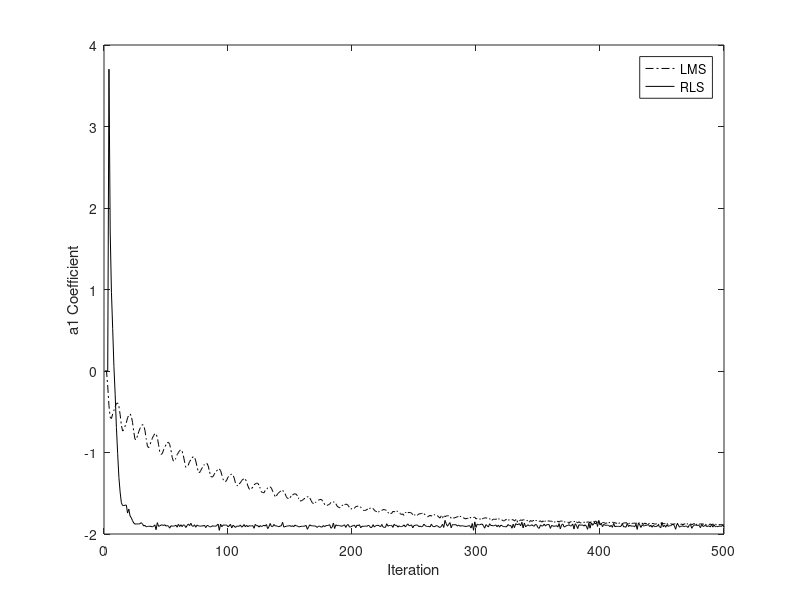
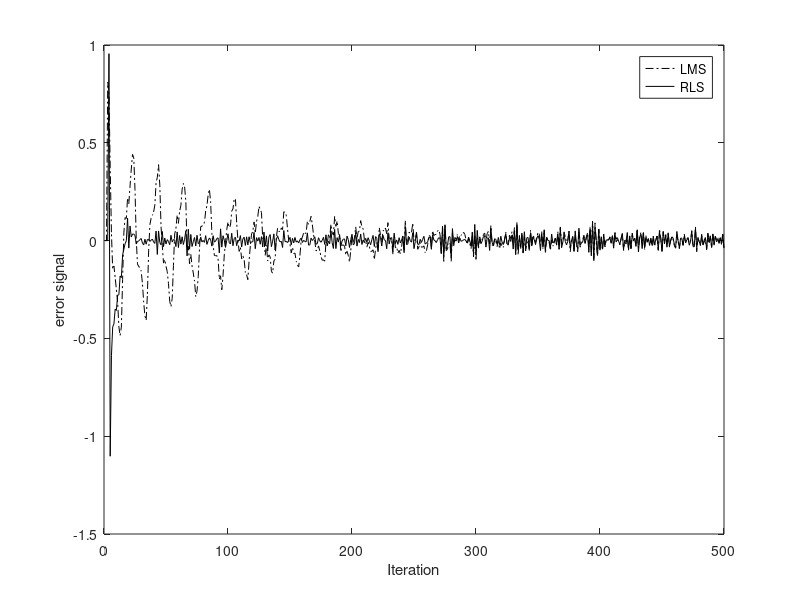

The MATLAB source for these figures, in order:
% recursive least squares model - WHITENING FILTER

fs=1024;  % sample rate
npts=500; % num of samples - change at npts/2
nhalf=npts/2;

% make input-output data
nn=1:npts;
f0=50;   % 50 and 256 excellent examples
%f0=200;

sigamp = 1;
nzamp = .01;
y = nzamp.*randn([1 npts]) + sigamp.*sin(2.*pi.*f0.*nn./fs); 


% simple LMS whitening filter

a=zeros([1 npts]);  % plot array of middle coeff
elms=zeros([1 npts]);
a1p = 0;
a2p = 0;

% model order 3 times x variance -> set mumax
mumax = 1/(2*std(y)^2);
murel = .2;                   % safty margin
mu = mumax*murel;

for n=3:npts,
     yp = -a1p*y(n-1) - a2p*y(n-2);                    % prediction
     ep = y(n) - yp;                                        % pred error
     elms(n)=ep;
     a1p = a1p - 2*mu*y(n-1)*ep;
     a2p = a2p - 2*mu*y(n-2)*ep;
     a(n) = a1p;                                            % save coeff
end;


% recursive least squares whitening filter

h = zeros([1 npts]);
erls = zeros([1 npts]);
Id = zeros([2 2]);
P = zeros([2 2]);
H = zeros([2 1]);
K = zeros([2 1]);
Id(1,1)=1;
Id(2,2)=1;
Nbar = 1/murel;
alpha = (Nbar-1)/Nbar;
alphai = 1/ alpha;

% initialization
phi = [y(2) y(1)];
P = (Nbar.*phi'*phi + .00001.*Id)^(-1);

for n=4:npts,
  phi = [y(n-1) y(n-2)];
  K = P*phi'./(alpha + phi*P*phi');
  P = alphai.*(Id - K*phi)*P;
  yp = -phi*H;
  erls(n)=y(n)-yp;
  H = H - K*erls(n);
  h(n)=H(1);
end;

figure(1);
plot(nn,a,'k-.',nn,h,'k');
xlabel('Iteration');
ylabel('a1 Coefficient');
legend('LMS','RLS');

figure(2);
plot(nn,elms,'k-.',nn,erls,'k');
xlabel('Iteration');
ylabel('error signal');
legend('LMS','RLS');

X = [ (nzamp^2+.5*sigamp^2) (sigamp^2*cos(2*pi*f0/fs)); (sigamp^2*cos(2*pi*f0/fs)) (nzamp^2+.5*sigamp^2)];
[V,D]=eig(X);
